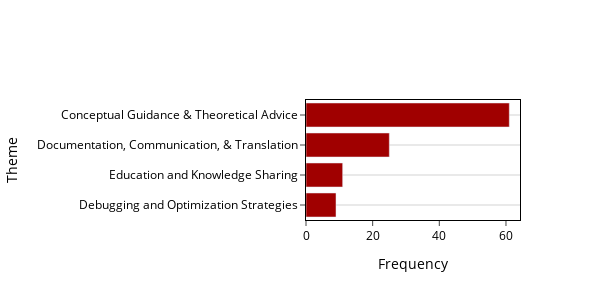

Notebook cell for this chart:
### Code cell
# Create the bar chart and modify as per the instructions
fig = go.Figure(go.Bar(
            x = [9, 11, 25, 61],
            y = [ 'Debugging and Optimization Strategies',
                 'Education and Knowledge Sharing',
                 'Documentation, Communication, & Translation',
                 'Conceptual Guidance & Theoretical Advice',
                 ],
            orientation='h',
            marker_color='#a00000'))

# Remove gray background and set background to white
fig.update_xaxes(
    mirror=True,
    ticks='outside',
    # showline=True,
    linecolor='black',
    # gridcolor='lightgrey'
    # orientation='h'
)
fig.update_yaxes(
    mirror=True,
    ticks='outside',
    # showline=True,
    linecolor='black',
    gridcolor='lightgrey',
    # orientation='h'
    # tickangle=330
)

# Add axis labels
fig.update_layout(
    # xaxis_title="Number of Animals",  # Label for X-axis
    # yaxis_title="Types of Animals",  # Label for Y-axis
    xaxis_title="Frequency",
    yaxis_title="Theme",
    plot_bgcolor= "rgba(0, 0, 0, 0)",
    font_color="black",
    font_size=12,
    height=300,
    width=600,
    # bargap=0.45
)

# Show the figure
fig.show()
fig.write_image("ne_themes.pdf", width=600, height=300)

### Figure 1 — Plotly figure (JSON) as saved in the notebook; plotly's stock layout.template omitted (floating-point values rounded to 4 significant figures)
{"data": [{"marker": {"color": "#a00000"}, "orientation": "h", "type": "bar", "x": [9, 11, 25, 61], "y": ["Debugging and Optimization Strategies", "Education and Knowledge Sharing", "Documentation, Communication, & Translation", "Conceptual Guidance & Theoretical Advice"]}], "layout": {"font": {"color": "black", "size": 12}, "height": 300, "plot_bgcolor": "rgba(0, 0, 0, 0)", "width": 600, "xaxis": {"linecolor": "black", "mirror": true, "ticks": "outside", "title": {"text": "Frequency"}}, "yaxis": {"gridcolor": "lightgrey", "linecolor": "black", "mirror": true, "ticks": "outside", "title": {"text": "Theme"}}}}
